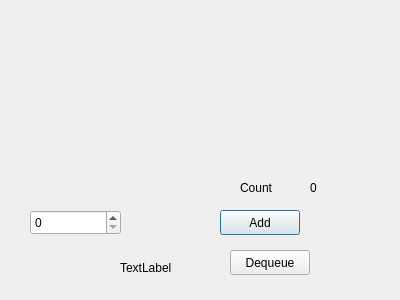
<?xml version="1.0" encoding="UTF-8"?>
<ui version="4.0">
 <class>QueueDialog</class>
 <widget class="QDialog" name="QueueDialog">
  <property name="geometry">
   <rect>
    <x>0</x>
    <y>0</y>
    <width>400</width>
    <height>300</height>
   </rect>
  </property>
  <property name="windowTitle">
   <string>Dialog</string>
  </property>
  <widget class="QSpinBox" name="elemValueSpin">
   <property name="geometry">
    <rect>
     <x>30</x>
     <y>210</y>
     <width>91</width>
     <height>25</height>
    </rect>
   </property>
  </widget>
  <widget class="QPushButton" name="addElemButton">
   <property name="geometry">
    <rect>
     <x>220</x>
     <y>210</y>
     <width>80</width>
     <height>25</height>
    </rect>
   </property>
   <property name="text">
    <string>Add</string>
   </property>
  </widget>
  <widget class="QPushButton" name="popButton">
   <property name="geometry">
    <rect>
     <x>230</x>
     <y>250</y>
     <width>80</width>
     <height>25</height>
    </rect>
   </property>
   <property name="text">
    <string>Dequeue</string>
   </property>
  </widget>
  <widget class="QLabel" name="popLabel">
   <property name="geometry">
    <rect>
     <x>120</x>
     <y>260</y>
     <width>55</width>
     <height>16</height>
    </rect>
   </property>
   <property name="text">
    <string>TextLabel</string>
   </property>
  </widget>
  <widget class="QLabel" name="label">
   <property name="geometry">
    <rect>
     <x>240</x>
     <y>180</y>
     <width>55</width>
     <height>16</height>
    </rect>
   </property>
   <property name="text">
    <string>Count</string>
   </property>
  </widget>
  <widget class="QLabel" name="countLabel">
   <property name="geometry">
    <rect>
     <x>310</x>
     <y>180</y>
     <width>55</width>
     <height>16</height>
    </rect>
   </property>
   <property name="text">
    <string>0</string>
   </property>
  </widget>
 </widget>
 <resources/>
 <connections/>
</ui>
